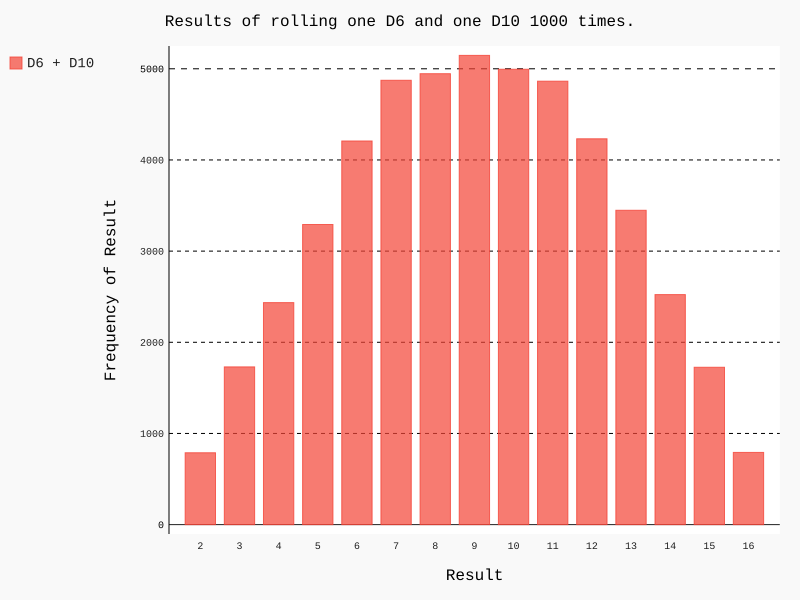

Here is the Python script that generated this plot:
from die import Die
import pygal

die_1 = Die()
die_2 = Die(10)

#掷几次骰子，并且把结果存储在一个列表中
results = []
for roll_num in range(50000):
    result = die_1.roll() + die_2.roll()
    results.append(result)


frequencies = []
max_result = die_1.num_sides + die_2.num_sides
for value in range(2,max_result+1):
    frequency = results.count(value)
    frequencies.append(frequency)

# print(results)
# print(frequencies)

#对结果进行可视化
hist = pygal.Bar()

hist.title = "Results of rolling one D6 and one D10 1000 times."
hist.x_labels = ["2","3","4","5","6","7","8","9","10","11","12","13","14","15","16"]
hist.x_title = "Result"
hist.y_title = "Frequency of Result"

hist.add('D6 + D10',frequencies)
hist.render_to_file('different_dice.svg')
